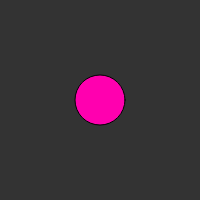
Frame 1 (no input)
Frame 60 (no input): identical to frame 1, image omitted
Frame 120 (the mouse pressed at the canvas centre since frame 60): identical to frame 1, image omitted

The p5.js sketch that drew this single still picture (run headless with seeded random() and noise() and a simulated clock; from frame 60 on, the mouse is pressed at the canvas centre):

// p5.js sketch
// ── sketch.js
// Javascript CSS demo
let bgcolor;
let button;
let txt;

function setup() {
	createCanvas(200,200);
	bgcolor  = color(51);
	txt = createP('some text');
	txt.mouseOver(changeStyle);
	txt.mouseOut(revertStyle);
	button = createButton("go");
	// button.mousePressed(changeStyle);
}

function changeStyle() {
	txt.style("background-color", "pink");
	txt.style("padding", "24px");
}

function revertStyle() {
	txt.style("background-color", "purple");
	txt.style("padding", "8px");
}

function draw() {
	background(bgcolor);
	fill(255, 0, 175);
	ellipse(100, 100, 50, 50);
}
